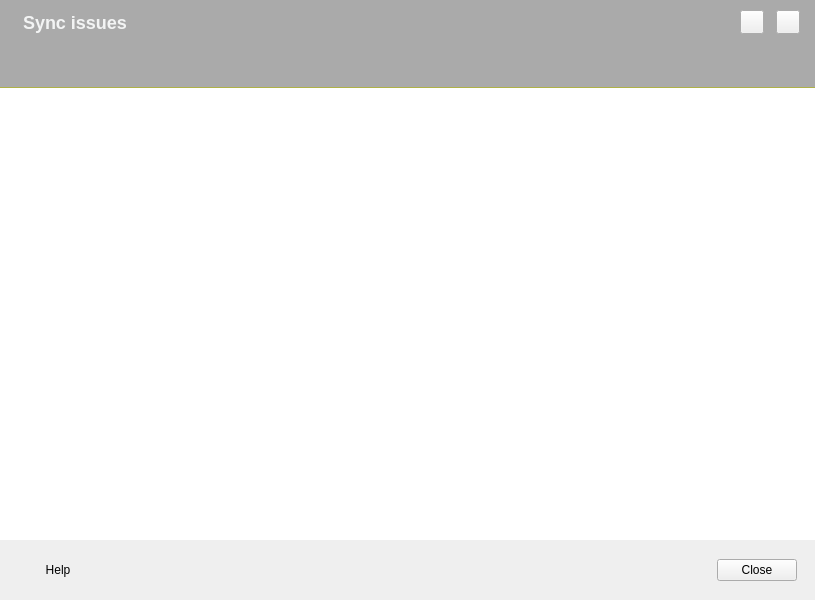
<?xml version="1.0" encoding="UTF-8"?>
<ui version="4.0">
 <class>StalledIssuesDialog</class>
 <widget class="QDialog" name="StalledIssuesDialog">
  <property name="geometry">
   <rect>
    <x>0</x>
    <y>0</y>
    <width>815</width>
    <height>600</height>
   </rect>
  </property>
  <property name="minimumSize">
   <size>
    <width>815</width>
    <height>600</height>
   </size>
  </property>
  <property name="maximumSize">
   <size>
    <width>16777215</width>
    <height>16777215</height>
   </size>
  </property>
  <property name="windowTitle">
   <string>Stalled Issues</string>
  </property>
  <property name="styleSheet">
   <string notr="true">QStackedWidget
{
    border-top: 0px;
    border-bottom: 0px;
    border-left: 0px;
    border-right: 0px;
}

#TreeViewContainer{
background-color: #FFFFFFFF; /*colorToken.page-background*/
}

#TreeViewContainer QTreeView{
background-color: #FFFFFFFF; /*colorToken.page-background*/
border:none;
}

/**********  Header **********/

#header
{
    background-color: #FFAAAAAA; /*colorToken.surface-1*/
	border: none;
    border-bottom:  1px solid #B0B1B31A; /*colorToken.border-subtle*/
}

#titleLabel
{
  font-size:18px;
  font-weight: 700;
  color: #FFF3F4F4; /*colorToken.text-primary*/
}
/**********  Header **********/

 </string>
  </property>
  <layout class="QVBoxLayout" name="verticalLayout">
   <property name="spacing">
    <number>0</number>
   </property>
   <property name="leftMargin">
    <number>0</number>
   </property>
   <property name="topMargin">
    <number>0</number>
   </property>
   <property name="rightMargin">
    <number>0</number>
   </property>
   <property name="bottomMargin">
    <number>0</number>
   </property>
   <item>
    <widget class="QWidget" name="header" native="true">
     <property name="minimumSize">
      <size>
       <width>0</width>
       <height>88</height>
      </size>
     </property>
     <property name="maximumSize">
      <size>
       <width>16777215</width>
       <height>88</height>
      </size>
     </property>
     <layout class="QVBoxLayout" name="verticalLayout_3">
      <property name="spacing">
       <number>10</number>
      </property>
      <property name="leftMargin">
       <number>23</number>
      </property>
      <property name="topMargin">
       <number>10</number>
      </property>
      <property name="rightMargin">
       <number>0</number>
      </property>
      <property name="bottomMargin">
       <number>7</number>
      </property>
      <item>
       <widget class="QWidget" name="title" native="true">
        <property name="minimumSize">
         <size>
          <width>0</width>
          <height>0</height>
         </size>
        </property>
        <property name="maximumSize">
         <size>
          <width>16777215</width>
          <height>16777215</height>
         </size>
        </property>
        <layout class="QHBoxLayout" name="horizontalLayout">
         <property name="spacing">
          <number>12</number>
         </property>
         <property name="leftMargin">
          <number>0</number>
         </property>
         <property name="topMargin">
          <number>0</number>
         </property>
         <property name="rightMargin">
          <number>15</number>
         </property>
         <property name="bottomMargin">
          <number>0</number>
         </property>
         <item>
          <widget class="QLabel" name="titleLabel">
           <property name="text">
            <string>Sync issues</string>
           </property>
          </widget>
         </item>
         <item>
          <spacer name="horizontalSpacer_2">
           <property name="orientation">
            <enum>Qt::Horizontal</enum>
           </property>
           <property name="sizeHint" stdset="0">
            <size>
             <width>40</width>
             <height>20</height>
            </size>
           </property>
          </spacer>
         </item>
         <item>
          <widget class="TokenizableToolButton" name="refreshButton">
           <property name="sizePolicy">
            <sizepolicy hsizetype="Fixed" vsizetype="Fixed">
             <horstretch>0</horstretch>
             <verstretch>0</verstretch>
            </sizepolicy>
           </property>
           <property name="minimumSize">
            <size>
             <width>24</width>
             <height>24</height>
            </size>
           </property>
           <property name="maximumSize">
            <size>
             <width>24</width>
             <height>24</height>
            </size>
           </property>
           <property name="cursor">
            <cursorShape>PointingHandCursor</cursorShape>
           </property>
           <property name="text">
            <string notr="true"/>
           </property>
           <property name="icon">
            <iconset resource="../../../gui/Resources_common.qrc">
             <normaloff>:/refresh-01_medium_thin_outline</normaloff>:/refresh-01_medium_thin_outline</iconset>
           </property>
           <property name="iconSize">
            <size>
             <width>24</width>
             <height>24</height>
            </size>
           </property>
           <property name="type" stdset="0">
            <string notr="true">ghost</string>
           </property>
           <property name="dimension" stdset="0">
            <string notr="true">medium</string>
           </property>
          </widget>
         </item>
         <item>
          <widget class="TokenizableToolButton" name="SettingsButton">
           <property name="sizePolicy">
            <sizepolicy hsizetype="Fixed" vsizetype="Fixed">
             <horstretch>0</horstretch>
             <verstretch>0</verstretch>
            </sizepolicy>
           </property>
           <property name="minimumSize">
            <size>
             <width>24</width>
             <height>24</height>
            </size>
           </property>
           <property name="maximumSize">
            <size>
             <width>24</width>
             <height>24</height>
            </size>
           </property>
           <property name="cursor">
            <cursorShape>PointingHandCursor</cursorShape>
           </property>
           <property name="text">
            <string notr="true"/>
           </property>
           <property name="icon">
            <iconset resource="../../../gui/Resources_light.qrc">
             <normaloff>:/settings-icon</normaloff>:/settings-icon</iconset>
           </property>
           <property name="iconSize">
            <size>
             <width>24</width>
             <height>24</height>
            </size>
           </property>
           <property name="type" stdset="0">
            <string notr="true">ghost</string>
           </property>
           <property name="dimension" stdset="0">
            <string notr="true">medium</string>
           </property>
          </widget>
         </item>
        </layout>
       </widget>
      </item>
      <item>
       <widget class="QWidget" name="categories" native="true">
        <property name="sizePolicy">
         <sizepolicy hsizetype="Preferred" vsizetype="Preferred">
          <horstretch>0</horstretch>
          <verstretch>26</verstretch>
         </sizepolicy>
        </property>
        <property name="minimumSize">
         <size>
          <width>0</width>
          <height>0</height>
         </size>
        </property>
        <layout class="QHBoxLayout" name="horizontalLayout_3" stretch="0,0,0,0,0,0,1">
         <property name="spacing">
          <number>8</number>
         </property>
         <property name="leftMargin">
          <number>0</number>
         </property>
         <property name="topMargin">
          <number>0</number>
         </property>
         <property name="bottomMargin">
          <number>0</number>
         </property>
         <item>
          <widget class="TabSelector" name="allIssuesTab" native="true">
           <property name="class" stdset="0">
            <string notr="true">chip</string>
           </property>
           <property name="filterCriterion" stdset="0">
            <number>0</number>
           </property>
           <property name="icon" stdset="0">
            <iconset resource="../../../gui/Resources_common.qrc">
             <normaloff>:/alert-circle_small_thin_outline</normaloff>
             <normalon>:/alert-circle_small_thin_solid</normalon>:/alert-circle_small_thin_outline</iconset>
           </property>
          </widget>
         </item>
         <item>
          <widget class="TabSelector" name="nameConflictsTab" native="true">
           <property name="class" stdset="0">
            <string notr="true">chip</string>
           </property>
           <property name="filterCriterion" stdset="0">
            <number>1</number>
           </property>
           <property name="icon" stdset="0">
            <iconset resource="../../../gui/Resources_common.qrc">
             <normaloff>:/edit_small_thin_outline</normaloff>
             <normalon>:/edit_small_thin_solid</normalon>:/edit_small_thin_outline</iconset>
           </property>
          </widget>
         </item>
         <item>
          <widget class="TabSelector" name="itemTypeTab" native="true">
           <property name="class" stdset="0">
            <string notr="true">chip</string>
           </property>
           <property name="filterCriterion" stdset="0">
            <number>2</number>
           </property>
           <property name="icon" stdset="0">
            <iconset resource="../../../gui/Resources_common.qrc">
             <normaloff>:/folder_small_thin_outline</normaloff>
             <normalon>:/folder_small_thin_solid</normalon>:/folder_small_thin_outline</iconset>
           </property>
          </widget>
         </item>
         <item>
          <widget class="TabSelector" name="otherTab" native="true">
           <property name="class" stdset="0">
            <string notr="true">chip</string>
           </property>
           <property name="filterCriterion" stdset="0">
            <string notr="true">3</string>
           </property>
           <property name="icon" stdset="0">
            <iconset resource="../../../gui/Resources_common.qrc">
             <normaloff>:/more-horizontal-circle_small_thin_outline</normaloff>
             <normalon>:/more-horizontal-circle_small_thin_solid</normalon>:/more-horizontal-circle_small_thin_outline</iconset>
           </property>
          </widget>
         </item>
         <item>
          <widget class="TabSelector" name="failedTab" native="true">
           <property name="class" stdset="0">
            <string notr="true">chip</string>
           </property>
           <property name="filterCriterion" stdset="0">
            <number>4</number>
           </property>
           <property name="icon" stdset="0">
            <iconset resource="../../../gui/Resources_common.qrc">
             <normaloff>:/x-circle_small_thin_outline</normaloff>
             <normalon>:/x-circle_small_thin_solid</normalon>:/x-circle_small_thin_outline</iconset>
           </property>
          </widget>
         </item>
         <item>
          <widget class="TabSelector" name="solvedIssuesTab" native="true">
           <property name="class" stdset="0">
            <string notr="true">chip</string>
           </property>
           <property name="filterCriterion" stdset="0">
            <number>5</number>
           </property>
           <property name="icon" stdset="0">
            <iconset resource="../../../gui/Resources_common.qrc">
             <normaloff>:/check-circle_small_thin_outline</normaloff>
             <normalon>:/check-circle_small_thin_solid</normalon>:/check-circle_small_thin_outline</iconset>
           </property>
          </widget>
         </item>
         <item>
          <spacer name="horizontalSpacer_3">
           <property name="orientation">
            <enum>Qt::Horizontal</enum>
           </property>
           <property name="sizeHint" stdset="0">
            <size>
             <width>40</width>
             <height>20</height>
            </size>
           </property>
          </spacer>
         </item>
        </layout>
       </widget>
      </item>
     </layout>
    </widget>
   </item>
   <item>
    <widget class="QStackedWidget" name="TreeViewContainer">
     <property name="sizePolicy">
      <sizepolicy hsizetype="Preferred" vsizetype="Expanding">
       <horstretch>0</horstretch>
       <verstretch>0</verstretch>
      </sizepolicy>
     </property>
     <property name="frameShape">
      <enum>QFrame::Box</enum>
     </property>
     <property name="lineWidth">
      <number>0</number>
     </property>
     <property name="currentIndex">
      <number>0</number>
     </property>
     <widget class="QWidget" name="TreeViewContainerPage">
      <layout class="QVBoxLayout" name="verticalLayout_2">
       <property name="spacing">
        <number>0</number>
       </property>
       <property name="leftMargin">
        <number>0</number>
       </property>
       <property name="topMargin">
        <number>0</number>
       </property>
       <property name="rightMargin">
        <number>0</number>
       </property>
       <property name="bottomMargin">
        <number>0</number>
       </property>
       <item>
        <widget class="StalledIssuesView" name="stalledIssuesTree">
         <property name="frameShape">
          <enum>QFrame::NoFrame</enum>
         </property>
         <property name="frameShadow">
          <enum>QFrame::Plain</enum>
         </property>
         <property name="lineWidth">
          <number>0</number>
         </property>
         <property name="sizeAdjustPolicy">
          <enum>QAbstractScrollArea::AdjustToContents</enum>
         </property>
         <property name="autoScroll">
          <bool>false</bool>
         </property>
         <property name="editTriggers">
          <set>QAbstractItemView::NoEditTriggers</set>
         </property>
         <property name="alternatingRowColors">
          <bool>false</bool>
         </property>
         <property name="selectionMode">
          <enum>QAbstractItemView::ExtendedSelection</enum>
         </property>
         <property name="verticalScrollMode">
          <enum>QAbstractItemView::ScrollPerPixel</enum>
         </property>
         <property name="indentation">
          <number>0</number>
         </property>
         <property name="rootIsDecorated">
          <bool>false</bool>
         </property>
         <property name="sortingEnabled">
          <bool>true</bool>
         </property>
         <property name="expandsOnDoubleClick">
          <bool>false</bool>
         </property>
         <attribute name="headerVisible">
          <bool>false</bool>
         </attribute>
         <attribute name="headerCascadingSectionResizes">
          <bool>false</bool>
         </attribute>
         <attribute name="headerStretchLastSection">
          <bool>true</bool>
         </attribute>
        </widget>
       </item>
      </layout>
     </widget>
     <widget class="QWidget" name="EmptyViewContainerPage">
      <layout class="QGridLayout" name="gridLayout">
       <property name="leftMargin">
        <number>0</number>
       </property>
       <property name="topMargin">
        <number>0</number>
       </property>
       <property name="rightMargin">
        <number>0</number>
       </property>
       <property name="bottomMargin">
        <number>0</number>
       </property>
       <property name="spacing">
        <number>0</number>
       </property>
       <item row="0" column="0">
        <widget class="IconLabel" name="emptyIcon">
         <property name="text">
          <string notr="true">...</string>
         </property>
         <property name="icon">
          <iconset resource="../../../gui/Resources_qml.qrc">
           <normaloff>:/images/qml/guest/guest.png</normaloff>:/images/qml/guest/guest.png</iconset>
         </property>
         <property name="iconSize">
          <size>
           <width>200</width>
           <height>200</height>
          </size>
         </property>
        </widget>
       </item>
      </layout>
     </widget>
    </widget>
   </item>
   <item>
    <widget class="QWidget" name="footer" native="true">
     <property name="minimumSize">
      <size>
       <width>0</width>
       <height>60</height>
      </size>
     </property>
     <property name="maximumSize">
      <size>
       <width>16777215</width>
       <height>60</height>
      </size>
     </property>
     <property name="styleSheet">
      <string notr="true">#footer[scroll=true]
{
    background-color: #FFAAAAAA; /*colorToken.surface-1*/
}

#footer[scroll=false]
{
    background-color: #FFFFFFFF; /*colorToken.page-background*/
}</string>
     </property>
     <layout class="QHBoxLayout" name="horizontalLayout_2">
      <property name="spacing">
       <number>0</number>
      </property>
      <property name="leftMargin">
       <number>18</number>
      </property>
      <property name="topMargin">
       <number>0</number>
      </property>
      <property name="rightMargin">
       <number>18</number>
      </property>
      <property name="bottomMargin">
       <number>0</number>
      </property>
      <item>
       <widget class="TokenizableButton" name="HelpButton">
        <property name="cursor">
         <cursorShape>PointingHandCursor</cursorShape>
        </property>
        <property name="text">
         <string>Help</string>
        </property>
        <property name="icon">
         <iconset resource="../../../gui/Resources_common.qrc">
          <normaloff>:/help-circle</normaloff>:/help-circle</iconset>
        </property>
        <property name="iconSize">
         <size>
          <width>16</width>
          <height>16</height>
         </size>
        </property>
        <property name="flat">
         <bool>true</bool>
        </property>
        <property name="type" stdset="0">
         <string notr="true">link</string>
        </property>
        <property name="dimension" stdset="0">
         <string notr="true">small</string>
        </property>
        <property name="semibold" stdset="0">
         <bool>true</bool>
        </property>
       </widget>
      </item>
      <item>
       <spacer name="horizontalSpacer">
        <property name="orientation">
         <enum>Qt::Horizontal</enum>
        </property>
        <property name="sizeHint" stdset="0">
         <size>
          <width>40</width>
          <height>20</height>
         </size>
        </property>
       </spacer>
      </item>
      <item>
       <widget class="QPushButton" name="doneButton">
        <property name="minimumSize">
         <size>
          <width>0</width>
          <height>0</height>
         </size>
        </property>
        <property name="maximumSize">
         <size>
          <width>16777215</width>
          <height>16777215</height>
         </size>
        </property>
        <property name="cursor">
         <cursorShape>PointingHandCursor</cursorShape>
        </property>
        <property name="text">
         <string>Close</string>
        </property>
        <property name="type" stdset="0">
         <string notr="true">primary</string>
        </property>
        <property name="dimension" stdset="0">
         <string notr="true">medium</string>
        </property>
       </widget>
      </item>
     </layout>
    </widget>
   </item>
  </layout>
 </widget>
 <customwidgets>
  <customwidget>
   <class>IconLabel</class>
   <extends>QToolButton</extends>
   <header>tokenizer/TokenizableItems/IconLabel.h</header>
  </customwidget>
  <customwidget>
   <class>TokenizableButton</class>
   <extends>QPushButton</extends>
   <header>tokenizer/TokenizableItems/TokenizableButtons.h</header>
  </customwidget>
  <customwidget>
   <class>TabSelector</class>
   <extends>QWidget</extends>
   <header>TabSelector.h</header>
   <container>1</container>
  </customwidget>
  <customwidget>
   <class>StalledIssuesView</class>
   <extends>QTreeView</extends>
   <header>StalledIssuesView.h</header>
  </customwidget>
  <customwidget>
   <class>TokenizableToolButton</class>
   <extends>QToolButton</extends>
   <header>tokenizer/TokenizableItems/TokenizableButtons.h </header>
  </customwidget>
 </customwidgets>
 <tabstops>
  <tabstop>SettingsButton</tabstop>
  <tabstop>doneButton</tabstop>
  <tabstop>HelpButton</tabstop>
  <tabstop>emptyIcon</tabstop>
 </tabstops>
 <resources>
  <include location="../../../gui/Resources_common.qrc"/>
  <include location="../../../gui/Resources_qml.qrc"/>
  <include location="../../../gui/Resources_light.qrc"/>
 </resources>
 <connections/>
</ui>
